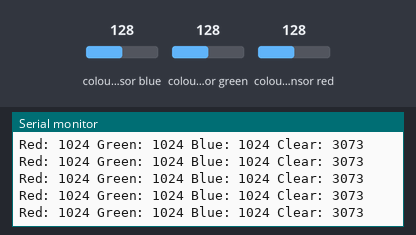
Bench run of a sketch on a simulated Arduino Uno, built with avr-gcc and run on an emulated ATmega328P. Shown: the last lines printed to the serial monitor. Inputs (shaded band) come from the test bench; at power-on: colour sensor blue 128, colour sensor green 128, colour sensor red 128.

Above: at 1.2 s.
1.3 s: colour sensor blue set to 5
At 1.34 s:
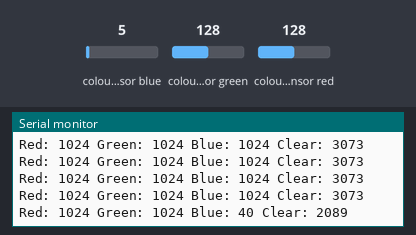
2.8 s: colour sensor green set to 5
At 2.89 s:
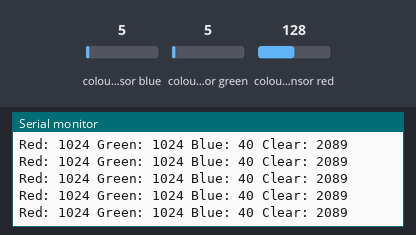
5.8 s: colour sensor red set to 5
At 5.9 s:
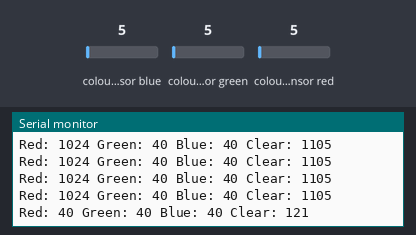
8.8 s: colour sensor blue set to 128
At 8.9 s:
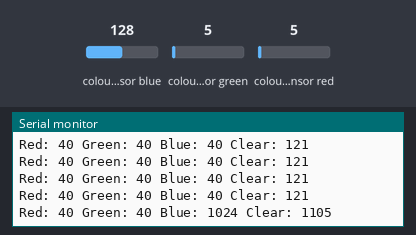
11.8 s: colour sensor green set to 64
At 11.9 s:
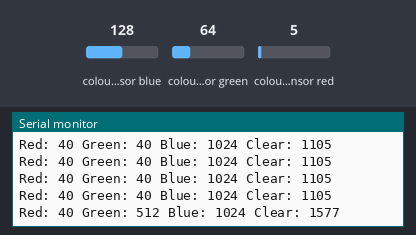
14.8 s: colour sensor red set to 128
At 14.9 s:
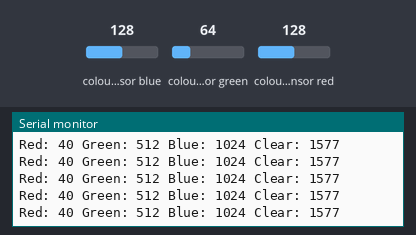
Timing chart, 0 to 17.8 s (numbered marks = the images above; inputs shaded):
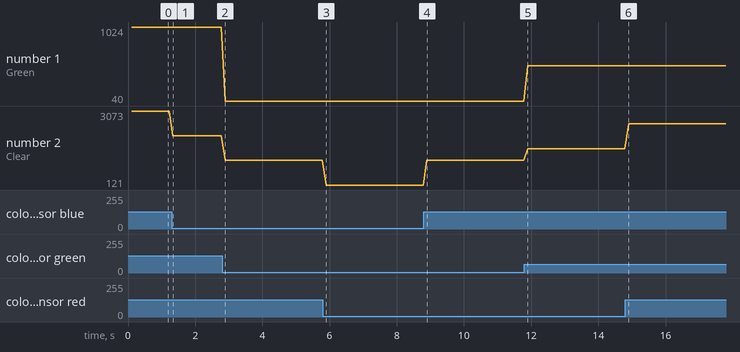

Measured:
- after the input at 1.3 s, the serial monitor: prints a new line at once (image 1)
- after the input at 5.8 s, the serial monitor: prints a new line after 0.10 s (image 3)
- after the input at 8.8 s, the serial monitor: prints a new line after 0.10 s (image 4)
- after the input at 11.8 s, the serial monitor: prints a new line after 0.10 s (image 5)
- plotted number 1: 40 → 512 after the input at 11.8 s
- plotted number 2: 3073 → 2089 after the input at 1.3 s, 2089 → 1105 after the input at 2.8 s, 1105 → 121 after the input at 5.8 s, 121 → 1105 after the input at 8.8 s, 1105 → 1577 after the input at 11.8 s

The sketch:

TCS34725_RGB_Sensor_Test.ino
```cpp
#include <Wire.h>
#include "Adafruit_TCS34725.h"

Adafruit_TCS34725 tcs = Adafruit_TCS34725(TCS34725_INTEGRATIONTIME_50MS, TCS34725_GAIN_4X);

// Colour index guide. 1 = red. 2 = green. 3 = blue.
/*int coloursRed[3] = {1, 1, 200};
int coloursGreen[3] = {1, 1, 250};
int coloursBlue[3] = {1, 1, 200};*/

void setup() {
  // put your setup code here, to run once:
  Serial.begin(9600);
  Serial.println("Colour view test");
}

void loop() {
  // put your main code here, to run repeatedly:
  unsigned int clear, red, green, blue;

  tcs.setInterrupt(false); // Turn on LED
  delay(60); // Takes 50ms to read
  tcs.getRawData(&red, &green, &blue, &clear); // Read the sensor
  tcs.setInterrupt(true); // Turn off LED

  Serial.print("Red: "); Serial.print(red);
  Serial.print(" Green: "); Serial.print(green);
  Serial.print(" Blue: "); Serial.print(blue);
  Serial.print(" Clear: "); Serial.print(clear);
  Serial.println();

  /*if(isDistance(red, 200, 50) && isDistance(green, 250, 50) && isDistance(blue, 200, 50)) {
    Serial.println("Blue");
  }
  else {
    Serial.println("Unknown");
  }*/
}

bool isDistance(int value, int valueSame, int distance) {
  if(value >= valueSame - distance && valueSame <= value + distance) {
    return true;
  }
  else {
    return false;
  }
}
```
